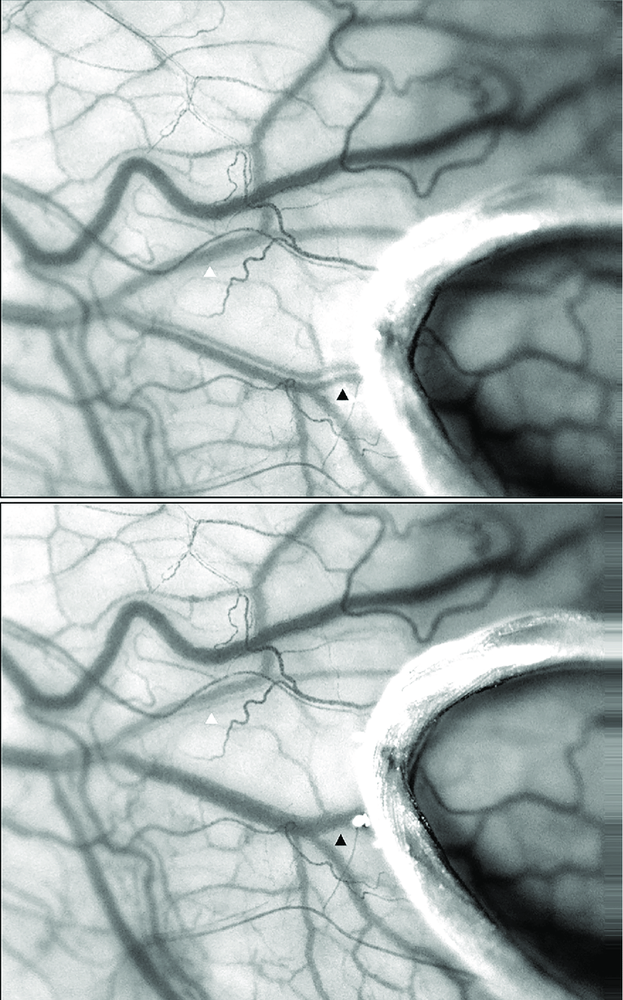
#> input picture Chapter_8-Segmentation-Modified-Kevin/Figures/a.png, 623 x 1000 px, shrunk from 850 x 1364 before the run
$ jupyter execute chapter8.ipynb
#> lines starting #> are read from the running program, lines starting #| are printed output that depends on the picture; after the words box and inside, x2 and y2 are one past the last pixel; in counts of white or black regions, pixels touching at a corner belong together
# Chapter 8

#### Segmentation
### I search a new picture about blood vessel, and try to use this otsu method, and this is the result

[cell 1]
import cv2
import numpy
from PIL import Image
from skimage.filters.thresholding import threshold_otsu
import matplotlib.pyplot as plt

# Opening the image and converting it to grayscale
a = Image.open('../Figures/a.png').convert('L')
a = numpy.asarray(a)
thresh = threshold_otsu(a)
#> thresh = 158
# Pixels with intensity greater than the
# "threshold" are kept.
b = 255*(a > thresh)
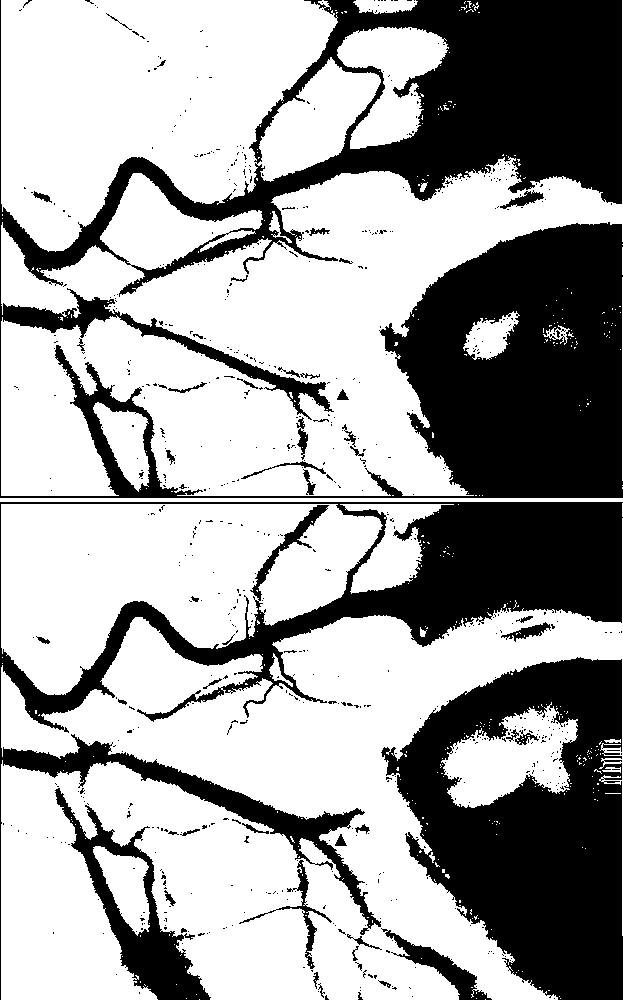
#> b: shape (1000, 623) int64; 63.8% white; 694 black regions (643 under 20 px), largest, box (x1, y1, x2, y2) and area: (0, 0, 623, 498) 113397, (381, 657, 623, 1000) 49349, (0, 502, 623, 1000) 47173
# Saving the image.
fig = plt.figure()
ax = fig.add_subplot(1, 2, 1)
imgplot = plt.imshow(a, cmap='gray')
ax.set_title('Before')
ax = fig.add_subplot(1, 2, 2)
imgplot = plt.imshow(b, cmap='gray')
ax.set_title('After')
plt.show()
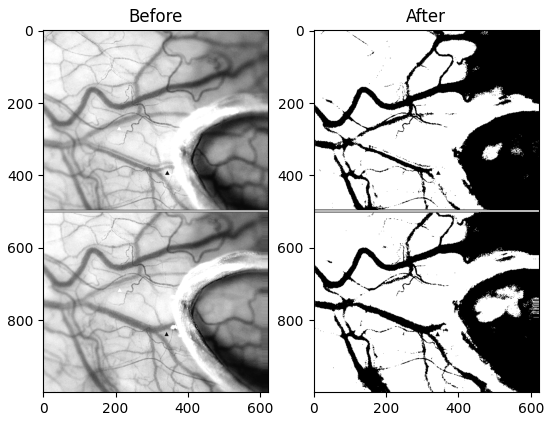
#> figure drawn by matplotlib, 2 panels

#### Renyi Entropy
### i try this Renyi with my blood vessel image, and i try with alpha =2 and alpha =5, and this is the result

[cell 2]
import cv2
from PIL import Image
import numpy as np
import skimage.exposure as imexp
import matplotlib.pyplot as plt

# Defining function
def renyi_seg_fn(im, alpha):
#> called with alpha = 2
    hist, _ = imexp.histogram(im)
#> hist = 256 values, max 21212 at index 255, min 5 at index 2, mean 2433.6
    # Convert all values to float
    hist_float = np.array([float(i) for i in hist])
#> hist_float has the same summary as hist
    # compute the pdf
    pdf = hist_float/np.sum(hist_float)
#> pdf = 256 values, max 0.034 at index 255, min 8.03e-06 at index 2, mean 0.00391
    # compute the cdf
    cumsum_pdf = np.cumsum(pdf)
#> cumsum_pdf = 256 values from 0.000116 to 1
    s, e = im.min(), im.max()
#> s = 0; e = 255
    scalar = 1.0/(1.0-alpha)
    # A very small value to prevent error due to log(0).
    eps = np.spacing(1)

    rr = e-s
#> rr = 255
    # The inner parentheses is needed because
    # the parameters are tuple.
    h1 = np.zeros((rr, 1))
#> h1 = 255 values from 0 to 0
    h2 = np.zeros((rr, 1))
#> h2 = 255 values from 0 to 0
    # The following loop computes h1 and h2
    # values used to compute the entropy.
    for ii in range(1, rr):
        iidash = ii+s
        temp0 = pdf[0:iidash]/(cumsum_pdf[iidash])
        temp1 = np.power(temp0, alpha)
        h1[ii] = np.log(np.sum(temp1)+eps)
        temp0 = pdf[iidash+1:e]/(1.0-cumsum_pdf[iidash])
        temp2 = np.power(temp0, alpha)
        h2[ii] = np.log(np.sum(temp2)+eps)
#> this loop made 254 passes
#> temp1 on passes 1 to 3: [0.852], [0.753, 0.00523], [0.612, 0.00425, 0.00295]
#> after the loop, h1 = 255 values, max 0 at index 0, min -5.19 at index 254, mean -4.26; h2 = 255 values, max 0 at index 0, min -36.04 at index 254, mean -4.75

    T = h1+h2
#> T = 255 values, max 0 at index 0, min -41.24 at index 254, mean -9.01
    # Entropy value is calculated
    T = T*scalar
#> T = 255 values, max 41.24 at index 254, min 0 at index 0, mean 9.01
    T = T.reshape((rr, 1))[:-2]
#> T = 253 values, max 9.53 at index 9, min 0 at index 0, mean 8.88
    # location where the maximum entropy
    # occurs is the threshold for the renyi entropy
    thresh = T.argmax(axis=0)
#> thresh = [9]
    return thresh


# Main program
# Opening the image and converting it to grayscale.
a = Image.open('../Figures/a.png').convert('L')
a = np.array(a)
# Computing the threshold by calling the function.
thresh = renyi_seg_fn(a, 2)
#> thresh = [9]
thresh1 = renyi_seg_fn(a, 10)
#> the loop in renyi_seg_fn (call 2), `for ii in range(1, rr):` made 254 passes
#> temp1 on passes 1 to 3: [0.449], [0.241, 3.9e-12], [0.0862, 1.39e-12, 2.25e-13]
#> thresh1 = [145]
print('The renyi threshold is: ', thresh[0])
#| The renyi threshold is:  9
b = 255*(a > thresh)
#> b: shape (1000, 623) int64; 99.6% white; 167 black regions (153 under 20 px), largest, box (x1, y1, x2, y2) and area: (584, 948, 620, 977) 680, (524, 922, 572, 944) 275, (527, 479, 581, 496) 267
c = 255*(a > thresh1)
#> c: shape (1000, 623) int64; 69.9% white; 777 black regions (724 under 20 px), largest, box (x1, y1, x2, y2) and area: (0, 0, 622, 498) 48420, (3, 0, 622, 274) 43618, (385, 659, 623, 1000) 42710
# Saving the image as renyi_output.png
fig = plt.figure()
ax = fig.add_subplot(1, 2, 1)
imgplot = plt.imshow(b, cmap='gray')
ax.set_title('Before')
ax = fig.add_subplot(1, 2, 2)
imgplot = plt.imshow(c, cmap='gray')
ax.set_title('After')
plt.show()

#### Adaptive Thresholding
### i try this adaptive threshold with my image, and this is the result

[cell 3]
import cv2
import numpy
from PIL import Image
from skimage.filters import threshold_local
import matplotlib.pyplot as plt


# Opening the image and converting it to grayscale.
a = Image.open('../Figures/a.png'). \
	convert('L')
a = numpy.asarray(a)
# Performing adaptive thresholding.
b = cv2.adaptiveThreshold(a,a.max(),\
	cv2.ADAPTIVE_THRESH_MEAN_C,
    cv2.THRESH_BINARY,21,1)
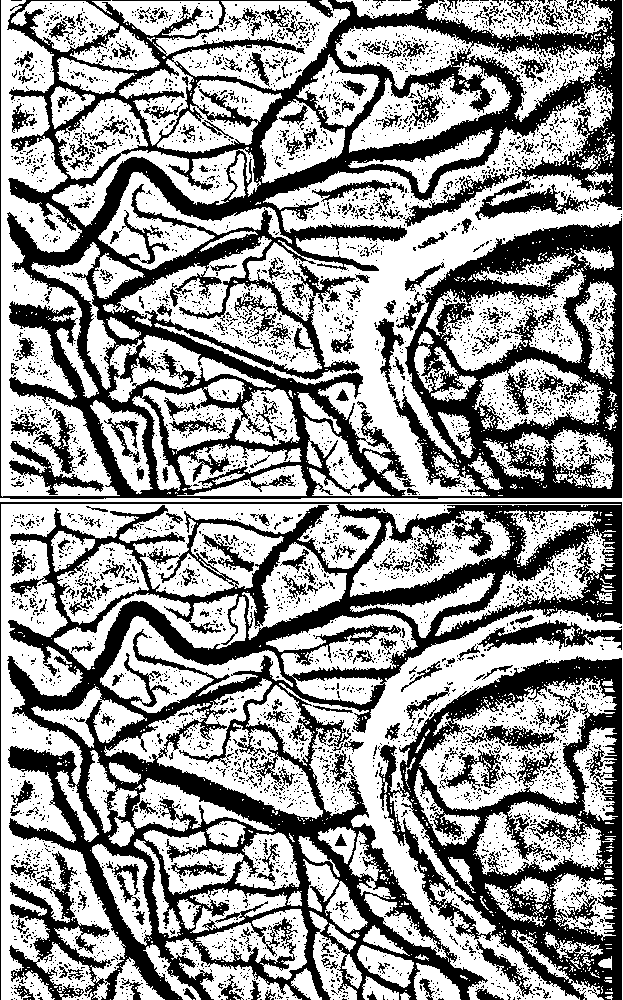
#> b: shape (1000, 623); 59.3% white; 5194 black regions (4908 under 20 px), largest, box (x1, y1, x2, y2) and area: (0, 0, 622, 499) 98336, (0, 502, 622, 1000) 79858, (379, 656, 622, 1000) 27165
# Saving the image as adaptive_output.png
# in the folder Figures.
fig = plt.figure()
ax = fig.add_subplot(1, 2, 1)
imgplot = plt.imshow(a, cmap='gray')
ax.set_title('Before')
ax = fig.add_subplot(1, 2, 2)
imgplot = plt.imshow(b, cmap='gray')
ax.set_title('After')
plt.show()

#### Watershed Segmentation
### i try this method with my image

[cell 4]
import cv2
from scipy.ndimage import label
import matplotlib.pyplot as plt


# Opening the image.
a = cv2.imread('../Figures/a.png')
#> a: shape (1000, 623, 3)
# Converting to grayscale.
a1 = cv2.cvtColor(a, cv2.COLOR_BGR2GRAY)
# Thresholding the image to obtain cell pixels.
thresh,b1 = cv2.threshold(a1, 0, 255,
            cv2.THRESH_BINARY_INV+cv2.THRESH_OTSU)
#> thresh = 158
# Since Otsu's method has over segmented the image
# erosion operation is performed.
b2 = cv2.erode(b1, None,iterations = 2)
#> b2: shape (1000, 623); 27.9% white; 125 white regions (97 under 20 px), largest, box (x1, y1, x2, y2) and area: (383, 225, 623, 496) 45201, (387, 660, 623, 1000) 42452, (5, 0, 620, 268) 41973
# Distance transform is performed
dist_trans = cv2.distanceTransform(b2, 2, 3)
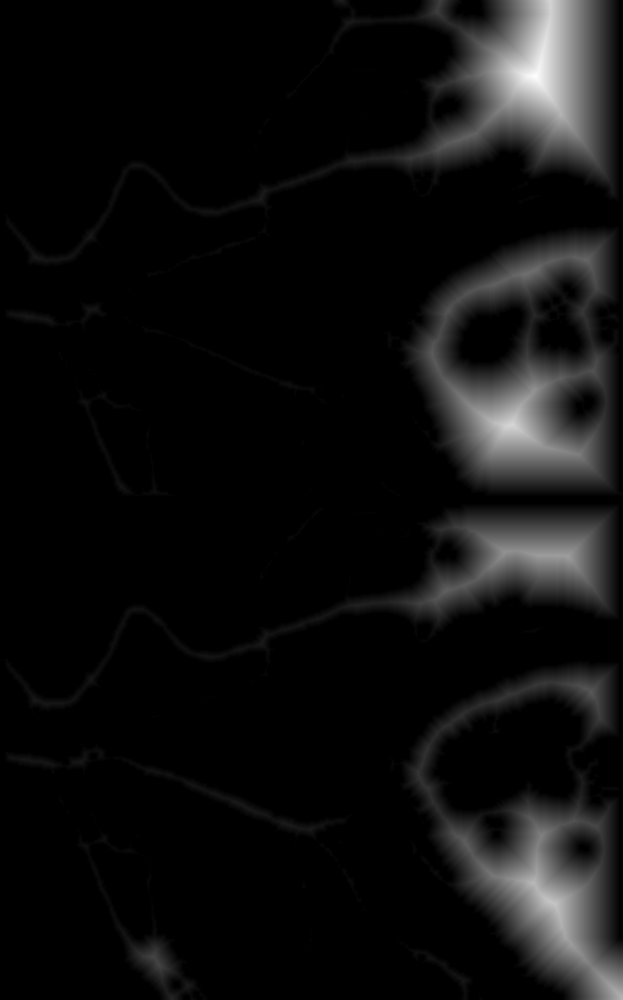
#> dist_trans: shape (1000, 623) float32; min 0, max 80.99, mean 4.9; drawn with min black and max white
# Thresholding the distance transform image to obtain
# pixels that are foreground.
thresh, dt = cv2.threshold(dist_trans, 1,
             255, cv2.THRESH_BINARY)
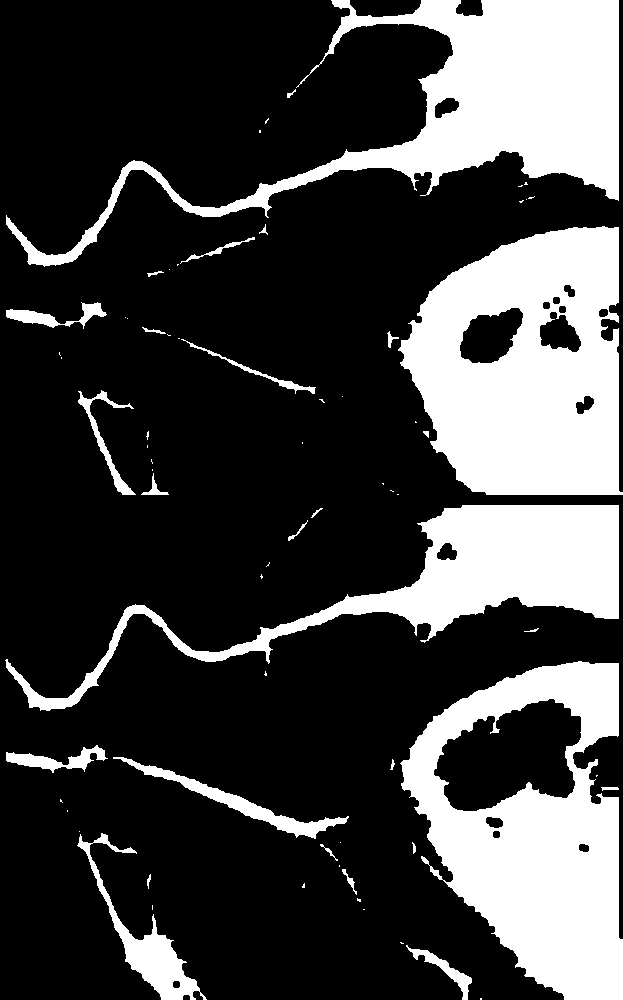
#> dt: shape (1000, 623) float32; 26% white; 69 white regions (41 under 20 px), largest, box (x1, y1, x2, y2) and area: (398, 226, 623, 495) 43470, (400, 661, 623, 1000) 40470, (6, 0, 619, 267) 39620
# Performing labeling.
labelled, ncc = label(dt)
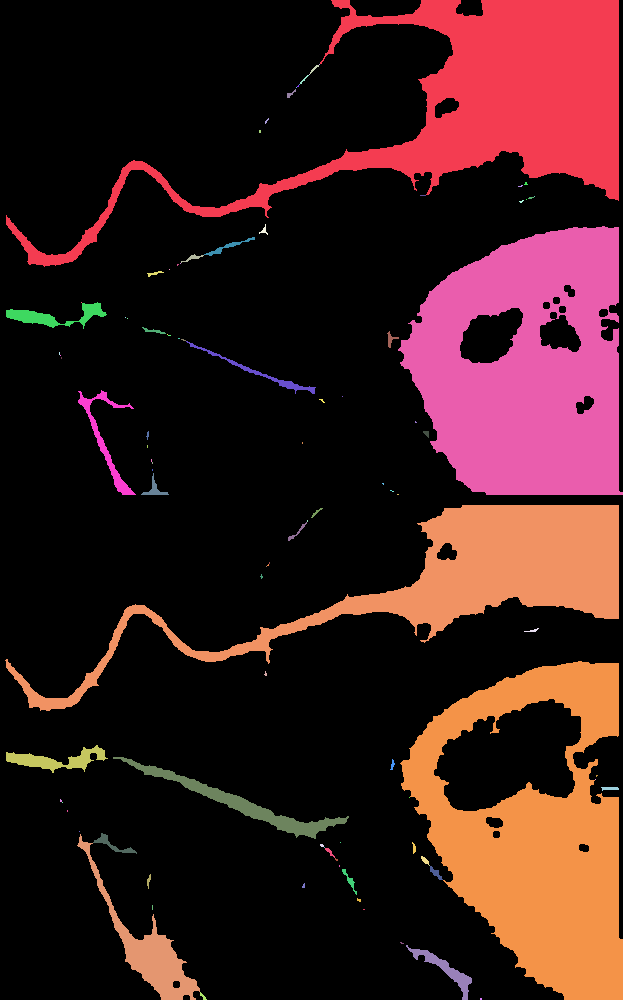
#> labelled: shape (1000, 623) int32; 101 distinct labels, from 0 to 100; one colour per label, 0 black
#> ncc = 100
# Performing watershed.
cv2.watershed(a, labelled)
# Saving the image as watershed_output.png
fig = plt.figure()
ax = fig.add_subplot(1, 2, 1)
imgplot = plt.imshow(a, cmap='gray')
ax.set_title('Before')
ax = fig.add_subplot(1, 2, 2)
imgplot = plt.imshow(dt, cmap='gray')
ax.set_title('After')
plt.show()
#> figure, not shown here; B, G, R data is drawn as R, G, B

#### Chan-Vese Segmentation
### i change the picture with my pic and try with 3 kind of mu, 0;0,5;1

[cell 5]
from PIL import Image
import matplotlib.pyplot as plt
from skimage.segmentation import chan_vese
import numpy as np
import matplotlib.pyplot as plt

# Opening the image and converting it into grayscale
img = Image.open('../Figures/a.png').convert('L')
img = np.array(img)

cv1 = chan_vese(img, mu=0)
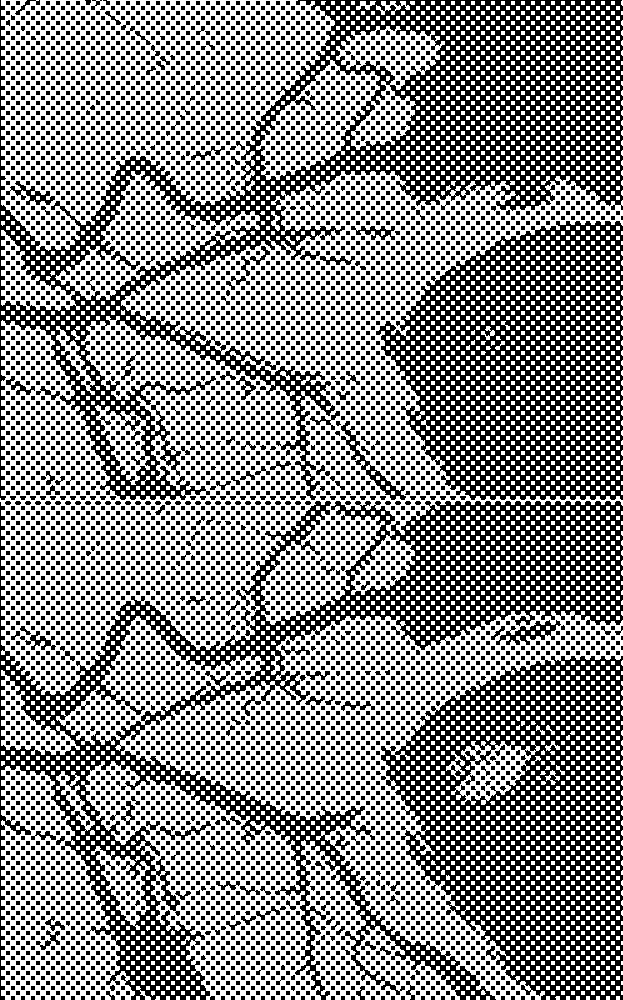
#> cv1: shape (1000, 623) bool; 52.5% white; 5928 black regions (5671 under 20 px), largest, box (x1, y1, x2, y2) and area: (0, 0, 623, 500) 60170, (0, 501, 623, 1000) 55294, (381, 656, 623, 1000) 40019
cv2 = chan_vese(img, mu=0.5)
#> cv2: shape (1000, 623) bool; 59.7% white; 205 black regions (181 under 20 px), largest, box (x1, y1, x2, y2) and area: (0, 0, 623, 499) 74001, (0, 502, 623, 1000) 65261, (382, 657, 623, 1000) 55951
cv3 = chan_vese(img, mu=1)
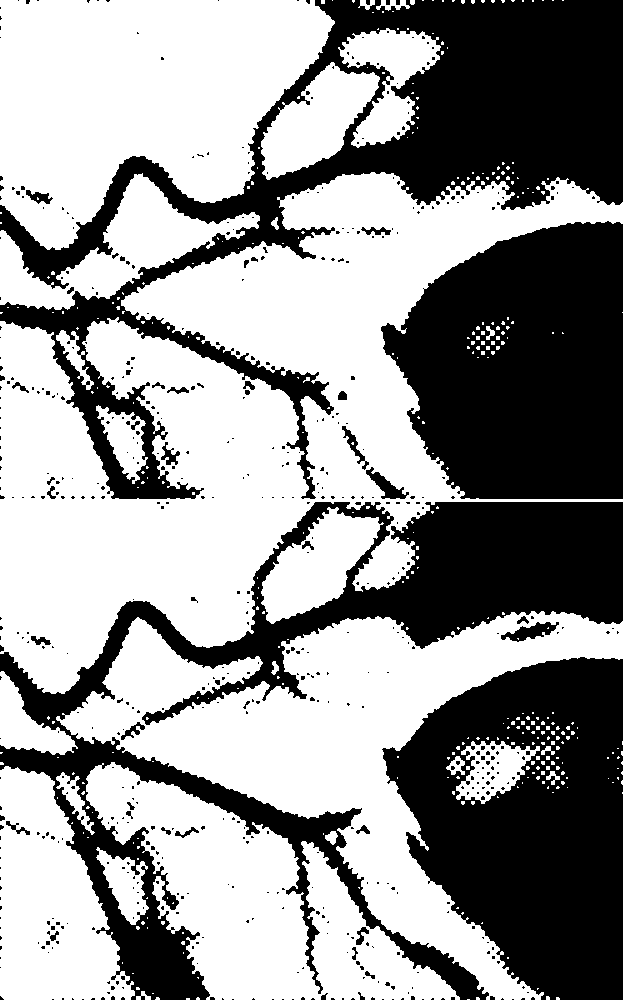
#> cv3: shape (1000, 623) bool; 58.9% white; 590 black regions (541 under 20 px), largest, box (x1, y1, x2, y2) and area: (0, 0, 623, 499) 74783, (0, 502, 623, 1000) 66093, (382, 657, 623, 1000) 55704

fig, axes = plt.subplots(2, 2, figsize=(8, 8))
ax = axes.flatten()
ax[0].imshow(img, cmap="gray")
ax[0].set_axis_off()
ax[0].set_title("Original Image", fontsize=12)

ax[1].imshow(cv1, cmap="gray")
ax[1].set_axis_off()
ax[1].set_title("mu=0", fontsize=12)

ax[2].imshow(cv2, cmap="gray")
ax[2].set_axis_off()
ax[2].set_title("mu=0.5", fontsize=12)


ax[3].imshow(cv3, cmap="gray")
ax[3].set_axis_off()
ax[3].set_title("mu=1", fontsize=12)
plt.imshow(img)
plt.show()
